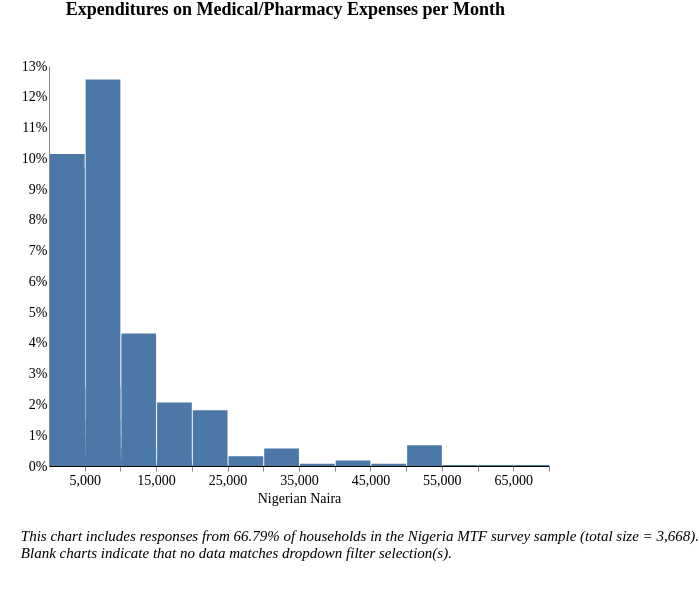

Express this chart as Vega-Lite.
### Vega-Lite specification from a JSON file in a GitHub repository (floating-point values rounded to 4 significant figures; data arrays with more than 128 entries replaced by an {"elided": "..."} marker saying what was removed)
{"width": 800, "height": 400, "config": {"title": {"fontSize": 18, "font": "Times New Roman", "anchor": "center", "fontColor": "#000000"}, "axisX": {"domain": true, "domainColor": "#000000", "grid": false, "labelFont": "Times New Roman", "labelFontSize": 14, "titleFont": "Times New Roman", "titleFontSize": 14, "titleFontWeight": "normal", "title": "X Axis Title (units)"}, "axisY": {"domain": true, "grid": false, "gridColor": "#DEDDDD", "gridWidth": 1, "labelFont": "Times New Roman", "labelFontSize": 14, "labelAngle": 0, "ticks": false, "titleFont": "Times New Roman", "titleFontSize": 14, "titleFontWeight": "normal", "titlePadding": 10, "title": "Y Axis Title (units)"}, "range": {"category": ["#2980B9", "#003366", "#FFAE19", "#D68910", "#E67E22", "#D35400", "#FF4500", "#FF6162", "#438B28", "#45B39D", "#99ADC1", "#212F3C"]}, "legend": {"labelFont": "Times New Roman", "labelFontSize": 14, "symbolType": "square", "symbolSize": 100, "titleFont": "Times New Roman", "titleFontSize": 14, "titleFontWeight": "normal", "title": "Legend", "orient": "right", "offset": 0}, "tooltip": {"font": "Open Sans"}, "view": {"stroke": "transparent", "text": {"font": "Times New Roman", "color": ["#2980B9", "#003366", "#FFAE19", "#D68910", "#E67E22", "#D35400", "#FF4500", "#FF6162", "#438B28", "#45B39D", "#99ADC1", "#212F3C"], "fontSize": 14, "align": "right", "fontWeight": 400, "size": 14}, "bar": {"size": 40, "binSpacing": 1, "continuousBandSize": 30, "discreteBandSize": 30, "fill": ["#2980B9", "#003366", "#FFAE19", "#D68910", "#E67E22", "#D35400", "#FF4500", "#FF6162", "#438B28", "#45B39D", "#99ADC1", "#212F3C"], "stroke": false}}}, "concat": [{"mark": "bar", "encoding": {"tooltip": [{"field": "l_expenditure", "title": "Response (Binned)", "type": "nominal"}, {"aggregate": "sum", "field": "pct", "format": ".2%", "title": "Percentage", "type": "quantitative"}], "x": {"axis": {"title": "Nigerian Naira"}, "bin": {"extent": [10, 70000], "step": 5000}, "field": "l_expenditure", "scale": {"clamp": true, "domain": [10, 70000]}, "type": "quantitative"}, "y": {"aggregate": "sum", "axis": {"format": "%"}, "field": "pct", "title": "", "type": "quantitative"}}, "height": 400, "selection": {"selector039": {"type": "single", "fields": ["stove"], "bind": {"input": "select", "options": [null, "3-Stone/Open Fire Stove", "Manufactured Stove Traditional", "Koresone Stove", "LPG/Natural Gas Stove", "Electric Stove"], "labels": ["All Stove Types", "3-Stone/Open Fire Stove", "Manufactured Stove Traditional", "Koresone Stove", "LPG/Natural Gas Stove", "Electric Stove"], "name": "Primary cookstove type  "}}, "selector038": {"type": "single", "fields": ["i19a"], "bind": {"input": "select", "options": [null, "Wood purchased", "Wood collected", "Charcoal", "Kerosene", "Crop Residue/Plant Biomass", "LPG/cooking gas", "Garbage", "Electric", "Piped Natural Gas", "Charcoal Briquettes", "Coal Briquette", "Biomass Briquette", "Coal/lignite", "Other, specify"], "labels": ["All Fuel Types", "Wood purchased", "Wood collected", "Charcoal", "Kerosene", "Crop Residue/Plant Biomass", "LPG/cooking gas", "Garbage", "Electric", "Piped Natural Gas", "Charcoal Briquettes", "Coal Briquette", "Biomass Briquette", "Coal/lignite", "Other"], "name": "Primary source of cooking fuel  "}}, "selector037": {"type": "single", "fields": ["c182"], "bind": {"input": "select", "options": [null, "Dry-cell battery", "National Grid Connection", "No electricity", "Electric generator", "Other, specify", "Solar Multi-Light Product", "Solar Home System", "Solar Lantern", "Local Mini Grid connection", "Rechargeable Battery"], "labels": ["All Responses", "Dry-cell battery", "National Grid Connection", "No electricity", "Electric generator", "Other", "Solar Multi-Light Product", "Solar Home System", "Solar Lantern", "Local Mini Grid Connection", "Rechargeable Battery"], "name": "Primary source of electricity  "}}, "selector033": {"type": "single", "fields": ["locality"], "bind": {"input": "select", "options": [null, 0, 1], "labels": ["National", "Urban", "Rural"], "name": "Locality Breakdown  "}}}, "title": {"text": ["Expenditures on Medical/Pharmacy Expenses per Month"], "color": "black", "subtitleColor": "black", "offset": 40}, "transform": [{"joinaggregate": [{"op": "count", "field": "*", "as": "total"}]}, {"calculate": "1 / datum.total", "as": "pct"}, {"bin": {"maxbins": 20}, "field": "m", "as": "mbin"}, {"filter": {"selection": "selector039"}}, {"filter": {"selection": "selector038"}}, {"filter": {"selection": "selector037"}}, {"filter": {"selection": "selector033"}}], "width": 500}], "data": {"name": "data-d142d1279e975ad60c6719d70d6791df"}, "padding": {"left": 20, "right": 0, "bottom": 0, "top": 0}, "title": {"text": ["", "", "This chart includes responses from 66.79% of households in the Nigeria MTF survey sample (total size = 3,668).", "Blank charts indicate that no data matches dropdown filter selection(s).", "", ""], "anchor": "start", "baseline": "bottom", "font": "Times New Roman", "fontSize": 15, "fontStyle": "italic", "fontWeight": "normal", "orient": "bottom"}, "$schema": "https://vega.github.io/schema/vega-lite/v4.17.0.json", "datasets": {"data-d142d1279e975ad60c6719d70d6791df": {"elided": "2810 records"}}}
